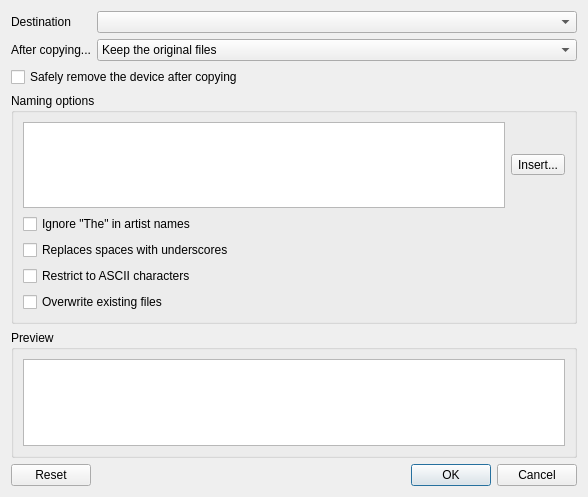
<?xml version="1.0" encoding="UTF-8"?>
<ui version="4.0">
 <class>OrganiseDialog</class>
 <widget class="QDialog" name="OrganiseDialog">
  <property name="geometry">
   <rect>
    <x>0</x>
    <y>0</y>
    <width>588</width>
    <height>497</height>
   </rect>
  </property>
  <property name="windowTitle">
   <string>Organise Files</string>
  </property>
  <property name="windowIcon">
   <iconset resource="../../data/data.qrc">
    <normaloff>:/icon.png</normaloff>:/icon.png</iconset>
  </property>
  <layout class="QVBoxLayout" name="verticalLayout_2">
   <item>
    <layout class="QFormLayout" name="formLayout">
     <item row="0" column="0">
      <widget class="QLabel" name="label">
       <property name="text">
        <string>Destination</string>
       </property>
      </widget>
     </item>
     <item row="0" column="1">
      <widget class="QComboBox" name="destination"/>
     </item>
     <item row="1" column="0">
      <widget class="QLabel" name="label_2">
       <property name="text">
        <string>After copying...</string>
       </property>
      </widget>
     </item>
     <item row="1" column="1">
      <widget class="QComboBox" name="aftercopying">
       <item>
        <property name="text">
         <string>Keep the original files</string>
        </property>
       </item>
       <item>
        <property name="text">
         <string>Delete the original files</string>
        </property>
       </item>
      </widget>
     </item>
    </layout>
   </item>
   <item>
    <widget class="QCheckBox" name="eject_after">
     <property name="text">
      <string>Safely remove the device after copying</string>
     </property>
    </widget>
   </item>
   <item>
    <widget class="QGroupBox" name="naming_group">
     <property name="title">
      <string>Naming options</string>
     </property>
     <layout class="QVBoxLayout" name="verticalLayout">
      <item>
       <layout class="QHBoxLayout" name="horizontalLayout">
        <item>
         <widget class="LineTextEdit" name="naming">
          <property name="toolTip">
           <string>&lt;p&gt;Tokens start with %, for example: %artist %album %title &lt;/p&gt;

&lt;p&gt;If you surround sections of text that contain a token with curly-braces, that section will be hidden if the token is empty.&lt;/p&gt;</string>
          </property>
          <property name="lineWrapMode">
           <enum>QTextEdit::NoWrap</enum>
          </property>
          <property name="acceptRichText">
           <bool>false</bool>
          </property>
         </widget>
        </item>
        <item>
         <widget class="QToolButton" name="insert">
          <property name="text">
           <string>Insert...</string>
          </property>
          <property name="popupMode">
           <enum>QToolButton::InstantPopup</enum>
          </property>
         </widget>
        </item>
       </layout>
      </item>
      <item>
       <widget class="QCheckBox" name="replace_the">
        <property name="text">
         <string>Ignore &quot;The&quot; in artist names</string>
        </property>
       </widget>
      </item>
      <item>
       <widget class="QCheckBox" name="replace_spaces">
        <property name="text">
         <string>Replaces spaces with underscores</string>
        </property>
       </widget>
      </item>
      <item>
       <widget class="QCheckBox" name="replace_ascii">
        <property name="text">
         <string>Restrict to ASCII characters</string>
        </property>
       </widget>
      </item>
      <item>
       <widget class="QCheckBox" name="overwrite">
        <property name="text">
         <string>Overwrite existing files</string>
        </property>
       </widget>
      </item>
     </layout>
    </widget>
   </item>
   <item>
    <widget class="QGroupBox" name="preview_group">
     <property name="title">
      <string>Preview</string>
     </property>
     <layout class="QVBoxLayout" name="verticalLayout_3">
      <item>
       <widget class="QListWidget" name="preview"/>
      </item>
     </layout>
    </widget>
   </item>
   <item>
    <widget class="QDialogButtonBox" name="buttonBox">
     <property name="orientation">
      <enum>Qt::Horizontal</enum>
     </property>
     <property name="standardButtons">
      <set>QDialogButtonBox::Cancel|QDialogButtonBox::Ok|QDialogButtonBox::Reset</set>
     </property>
    </widget>
   </item>
  </layout>
 </widget>
 <customwidgets>
  <customwidget>
   <class>LineTextEdit</class>
   <extends>QTextEdit</extends>
   <header>widgets/linetextedit.h</header>
  </customwidget>
 </customwidgets>
 <tabstops>
  <tabstop>destination</tabstop>
  <tabstop>aftercopying</tabstop>
  <tabstop>eject_after</tabstop>
  <tabstop>naming</tabstop>
  <tabstop>insert</tabstop>
  <tabstop>replace_the</tabstop>
  <tabstop>replace_spaces</tabstop>
  <tabstop>replace_ascii</tabstop>
  <tabstop>overwrite</tabstop>
  <tabstop>preview</tabstop>
  <tabstop>buttonBox</tabstop>
 </tabstops>
 <resources>
  <include location="../../data/data.qrc"/>
 </resources>
 <connections>
  <connection>
   <sender>buttonBox</sender>
   <signal>accepted()</signal>
   <receiver>OrganiseDialog</receiver>
   <slot>accept()</slot>
   <hints>
    <hint type="sourcelabel">
     <x>257</x>
     <y>487</y>
    </hint>
    <hint type="destinationlabel">
     <x>157</x>
     <y>274</y>
    </hint>
   </hints>
  </connection>
  <connection>
   <sender>buttonBox</sender>
   <signal>rejected()</signal>
   <receiver>OrganiseDialog</receiver>
   <slot>reject()</slot>
   <hints>
    <hint type="sourcelabel">
     <x>325</x>
     <y>487</y>
    </hint>
    <hint type="destinationlabel">
     <x>286</x>
     <y>274</y>
    </hint>
   </hints>
  </connection>
 </connections>
</ui>
